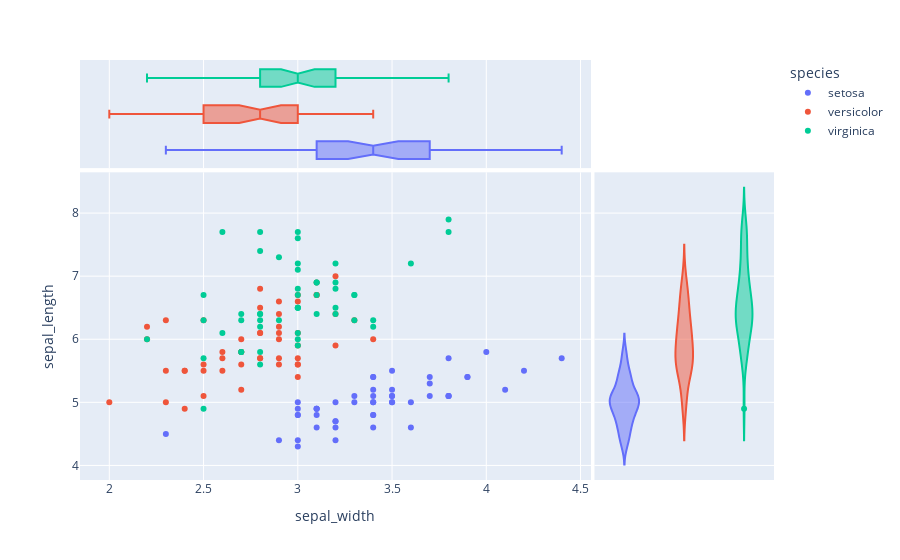

The notebook cell saved with this chart:
### Code cell
px.scatter(data, x="sepal_width", y="sepal_length", color="species", marginal_y="violin", marginal_x="box")

### Figure 1 — Plotly figure (JSON) as saved in the notebook; plotly's stock layout.template omitted (floating-point values rounded to 4 significant figures)
{"data": [{"hovertemplate": "species=setosa<br>sepal_width=%{x}<br>sepal_length=%{y}<extra></extra>", "legendgroup": "setosa", "marker": {"color": "#636efa", "symbol": "circle"}, "mode": "markers", "name": "setosa", "orientation": "v", "showlegend": true, "type": "scatter", "x": [3.5, 3, 3.2, 3.1, 3.6, 3.9, 3.4, 3.4, 2.9, 3.1, 3.7, 3.4, 3, 3, 4, 4.4, 3.9, 3.5, 3.8, 3.8, 3.4, 3.7, 3.6, 3.3, 3.4, 3, 3.4, 3.5, 3.4, 3.2, 3.1, 3.4, 4.1, 4.2, 3.1, 3.2, 3.5, 3.1, 3, 3.4, 3.5, 2.3, 3.2, 3.5, 3.8, 3, 3.8, 3.2, 3.7, 3.3], "xaxis": "x", "y": [5.1, 4.9, 4.7, 4.6, 5, 5.4, 4.6, 5, 4.4, 4.9, 5.4, 4.8, 4.8, 4.3, 5.8, 5.7, 5.4, 5.1, 5.7, 5.1, 5.4, 5.1, 4.6, 5.1, 4.8, 5, 5, 5.2, 5.2, 4.7, 4.8, 5.4, 5.2, 5.5, 4.9, 5, 5.5, 4.9, 4.4, 5.1, 5, 4.5, 4.4, 5, 5.1, 4.8, 5.1, 4.6, 5.3, 5], "yaxis": "y"}, {"alignmentgroup": "True", "hovertemplate": "species=setosa<br>sepal_width=%{x}<extra></extra>", "legendgroup": "setosa", "marker": {"color": "#636efa", "symbol": "circle"}, "name": "setosa", "notched": true, "offsetgroup": "setosa", "showlegend": false, "type": "box", "x": [3.5, 3, 3.2, 3.1, 3.6, 3.9, 3.4, 3.4, 2.9, 3.1, 3.7, 3.4, 3, 3, 4, 4.4, 3.9, 3.5, 3.8, 3.8, 3.4, 3.7, 3.6, 3.3, 3.4, 3, 3.4, 3.5, 3.4, 3.2, 3.1, 3.4, 4.1, 4.2, 3.1, 3.2, 3.5, 3.1, 3, 3.4, 3.5, 2.3, 3.2, 3.5, 3.8, 3, 3.8, 3.2, 3.7, 3.3], "xaxis": "x3", "yaxis": "y3"}, {"alignmentgroup": "True", "hovertemplate": "species=setosa<br>sepal_length=%{y}<extra></extra>", "legendgroup": "setosa", "marker": {"color": "#636efa", "symbol": "circle"}, "name": "setosa", "offsetgroup": "setosa", "scalegroup": "y", "showlegend": false, "type": "violin", "xaxis": "x2", "y": [5.1, 4.9, 4.7, 4.6, 5, 5.4, 4.6, 5, 4.4, 4.9, 5.4, 4.8, 4.8, 4.3, 5.8, 5.7, 5.4, 5.1, 5.7, 5.1, 5.4, 5.1, 4.6, 5.1, 4.8, 5, 5, 5.2, 5.2, 4.7, 4.8, 5.4, 5.2, 5.5, 4.9, 5, 5.5, 4.9, 4.4, 5.1, 5, 4.5, 4.4, 5, 5.1, 4.8, 5.1, 4.6, 5.3, 5], "yaxis": "y2"}, {"hovertemplate": "species=versicolor<br>sepal_width=%{x}<br>sepal_length=%{y}<extra></extra>", "legendgroup": "versicolor", "marker": {"color": "#EF553B", "symbol": "circle"}, "mode": "markers", "name": "versicolor", "orientation": "v", "showlegend": true, "type": "scatter", "x": [3.2, 3.2, 3.1, 2.3, 2.8, 2.8, 3.3, 2.4, 2.9, 2.7, 2, 3, 2.2, 2.9, 2.9, 3.1, 3, 2.7, 2.2, 2.5, 3.2, 2.8, 2.5, 2.8, 2.9, 3, 2.8, 3, 2.9, 2.6, 2.4, 2.4, 2.7, 2.7, 3, 3.4, 3.1, 2.3, 3, 2.5, 2.6, 3, 2.6, 2.3, 2.7, 3, 2.9, 2.9, 2.5, 2.8], "xaxis": "x", "y": [7, 6.4, 6.9, 5.5, 6.5, 5.7, 6.3, 4.9, 6.6, 5.2, 5, 5.9, 6, 6.1, 5.6, 6.7, 5.6, 5.8, 6.2, 5.6, 5.9, 6.1, 6.3, 6.1, 6.4, 6.6, 6.8, 6.7, 6, 5.7, 5.5, 5.5, 5.8, 6, 5.4, 6, 6.7, 6.3, 5.6, 5.5, 5.5, 6.1, 5.8, 5, 5.6, 5.7, 5.7, 6.2, 5.1, 5.7], "yaxis": "y"}, {"alignmentgroup": "True", "hovertemplate": "species=versicolor<br>sepal_width=%{x}<extra></extra>", "legendgroup": "versicolor", "marker": {"color": "#EF553B", "symbol": "circle"}, "name": "versicolor", "notched": true, "offsetgroup": "versicolor", "showlegend": false, "type": "box", "x": [3.2, 3.2, 3.1, 2.3, 2.8, 2.8, 3.3, 2.4, 2.9, 2.7, 2, 3, 2.2, 2.9, 2.9, 3.1, 3, 2.7, 2.2, 2.5, 3.2, 2.8, 2.5, 2.8, 2.9, 3, 2.8, 3, 2.9, 2.6, 2.4, 2.4, 2.7, 2.7, 3, 3.4, 3.1, 2.3, 3, 2.5, 2.6, 3, 2.6, 2.3, 2.7, 3, 2.9, 2.9, 2.5, 2.8], "xaxis": "x3", "yaxis": "y3"}, {"alignmentgroup": "True", "hovertemplate": "species=versicolor<br>sepal_length=%{y}<extra></extra>", "legendgroup": "versicolor", "marker": {"color": "#EF553B", "symbol": "circle"}, "name": "versicolor", "offsetgroup": "versicolor", "scalegroup": "y", "showlegend": false, "type": "violin", "xaxis": "x2", "y": [7, 6.4, 6.9, 5.5, 6.5, 5.7, 6.3, 4.9, 6.6, 5.2, 5, 5.9, 6, 6.1, 5.6, 6.7, 5.6, 5.8, 6.2, 5.6, 5.9, 6.1, 6.3, 6.1, 6.4, 6.6, 6.8, 6.7, 6, 5.7, 5.5, 5.5, 5.8, 6, 5.4, 6, 6.7, 6.3, 5.6, 5.5, 5.5, 6.1, 5.8, 5, 5.6, 5.7, 5.7, 6.2, 5.1, 5.7], "yaxis": "y2"}, {"hovertemplate": "species=virginica<br>sepal_width=%{x}<br>sepal_length=%{y}<extra></extra>", "legendgroup": "virginica", "marker": {"color": "#00cc96", "symbol": "circle"}, "mode": "markers", "name": "virginica", "orientation": "v", "showlegend": true, "type": "scatter", "x": [3.3, 2.7, 3, 2.9, 3, 3, 2.5, 2.9, 2.5, 3.6, 3.2, 2.7, 3, 2.5, 2.8, 3.2, 3, 3.8, 2.6, 2.2, 3.2, 2.8, 2.8, 2.7, 3.3, 3.2, 2.8, 3, 2.8, 3, 2.8, 3.8, 2.8, 2.8, 2.6, 3, 3.4, 3.1, 3, 3.1, 3.1, 3.1, 2.7, 3.2, 3.3, 3, 2.5, 3, 3.4, 3], "xaxis": "x", "y": [6.3, 5.8, 7.1, 6.3, 6.5, 7.6, 4.9, 7.3, 6.7, 7.2, 6.5, 6.4, 6.8, 5.7, 5.8, 6.4, 6.5, 7.7, 7.7, 6, 6.9, 5.6, 7.7, 6.3, 6.7, 7.2, 6.2, 6.1, 6.4, 7.2, 7.4, 7.9, 6.4, 6.3, 6.1, 7.7, 6.3, 6.4, 6, 6.9, 6.7, 6.9, 5.8, 6.8, 6.7, 6.7, 6.3, 6.5, 6.2, 5.9], "yaxis": "y"}, {"alignmentgroup": "True", "hovertemplate": "species=virginica<br>sepal_width=%{x}<extra></extra>", "legendgroup": "virginica", "marker": {"color": "#00cc96", "symbol": "circle"}, "name": "virginica", "notched": true, "offsetgroup": "virginica", "showlegend": false, "type": "box", "x": [3.3, 2.7, 3, 2.9, 3, 3, 2.5, 2.9, 2.5, 3.6, 3.2, 2.7, 3, 2.5, 2.8, 3.2, 3, 3.8, 2.6, 2.2, 3.2, 2.8, 2.8, 2.7, 3.3, 3.2, 2.8, 3, 2.8, 3, 2.8, 3.8, 2.8, 2.8, 2.6, 3, 3.4, 3.1, 3, 3.1, 3.1, 3.1, 2.7, 3.2, 3.3, 3, 2.5, 3, 3.4, 3], "xaxis": "x3", "yaxis": "y3"}, {"alignmentgroup": "True", "hovertemplate": "species=virginica<br>sepal_length=%{y}<extra></extra>", "legendgroup": "virginica", "marker": {"color": "#00cc96", "symbol": "circle"}, "name": "virginica", "offsetgroup": "virginica", "scalegroup": "y", "showlegend": false, "type": "violin", "xaxis": "x2", "y": [6.3, 5.8, 7.1, 6.3, 6.5, 7.6, 4.9, 7.3, 6.7, 7.2, 6.5, 6.4, 6.8, 5.7, 5.8, 6.4, 6.5, 7.7, 7.7, 6, 6.9, 5.6, 7.7, 6.3, 6.7, 7.2, 6.2, 6.1, 6.4, 7.2, 7.4, 7.9, 6.4, 6.3, 6.1, 7.7, 6.3, 6.4, 6, 6.9, 6.7, 6.9, 5.8, 6.8, 6.7, 6.7, 6.3, 6.5, 6.2, 5.9], "yaxis": "y2"}], "layout": {"legend": {"title": {"text": "species"}, "tracegroupgap": 0}, "margin": {"t": 60}, "xaxis": {"anchor": "y", "domain": [0, 0.7363], "title": {"text": "sepal_width"}}, "xaxis2": {"anchor": "y2", "domain": [0.7413, 1], "matches": "x2", "showgrid": false, "showline": false, "showticklabels": false, "ticks": ""}, "xaxis3": {"anchor": "y3", "domain": [0, 0.7363], "matches": "x", "showgrid": true, "showticklabels": false}, "xaxis4": {"anchor": "y4", "domain": [0.7413, 1], "matches": "x2", "showgrid": false, "showline": false, "showticklabels": false, "ticks": ""}, "yaxis": {"anchor": "x", "domain": [0, 0.7326], "title": {"text": "sepal_length"}}, "yaxis2": {"anchor": "x2", "domain": [0, 0.7326], "matches": "y", "showgrid": true, "showticklabels": false}, "yaxis3": {"anchor": "x3", "domain": [0.7426, 1], "matches": "y3", "showgrid": false, "showline": false, "showticklabels": false, "ticks": ""}, "yaxis4": {"anchor": "x4", "domain": [0.7426, 1], "matches": "y3", "showgrid": true, "showline": false, "showticklabels": false, "ticks": ""}}}
